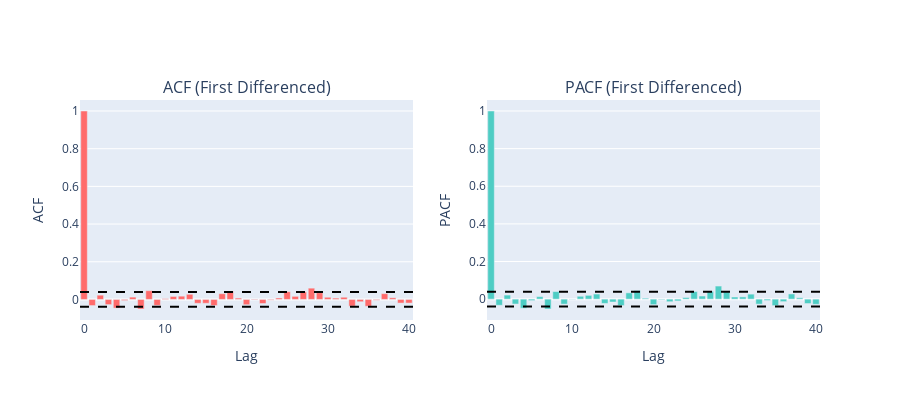

The code cell stored with this chart in its notebook:
### Code cell
# Plot ACF and PACF
fig = sp.make_subplots(
    rows=1, cols=2,
    subplot_titles=('ACF (First Differenced)', 'PACF (First Differenced)'),
    specs=[[{'secondary_y': False}, {'secondary_y': False}]]
)

# ACF
lags_range = np.arange(len(acf_values))
fig.add_trace(
    go.Bar(x=lags_range, y=acf_values, name='ACF', marker=dict(color='#FF6B6B')),
    row=1, col=1
)
fig.add_hline(y=conf_int, line_dash="dash", line_color="black", row=1, col=1)
fig.add_hline(y=-conf_int, line_dash="dash", line_color="black", row=1, col=1)

# PACF
fig.add_trace(
    go.Bar(x=lags_range, y=pacf_values, name='PACF', marker=dict(color='#4ECDC4')),
    row=1, col=2
)
fig.add_hline(y=conf_int, line_dash="dash", line_color="black", row=1, col=2)
fig.add_hline(y=-conf_int, line_dash="dash", line_color="black", row=1, col=2)

fig.update_xaxes(title_text="Lag", row=1, col=1)
fig.update_xaxes(title_text="Lag", row=1, col=2)
fig.update_yaxes(title_text="ACF", row=1, col=1)
fig.update_yaxes(title_text="PACF", row=1, col=2)
fig.update_layout(height=400, hovermode='x unified', showlegend=False)
fig.show()

print(f"\nACF/PACF Values (Lags 1-10):")
acf_pacf_df = pd.DataFrame({
    'Lag': range(1, 11),
    'ACF': acf_values[1:11],
    'PACF': pacf_values[1:11],
    'Significant': ['Yes' if abs(acf_values[i]) > conf_int or abs(pacf_values[i]) > conf_int else 'No' for i in range(1, 11)]
})
print(acf_pacf_df.to_string(index=False))

### Figure 1 — Plotly figure (JSON) as saved in the notebook; plotly's stock layout.template omitted (floating-point values rounded to 4 significant figures)
{"data": [{"marker": {"color": "#FF6B6B"}, "name": "ACF", "type": "bar", "x": [0, 1, 2, 3, 4, 5, 6, 7, 8, 9, 10, 11, 12, 13, 14, 15, 16, 17, 18, 19, 20, 21, 22, 23, 24, 25, 26, 27, 28, 29, 30, 31, 32, 33, 34, 35, 36, 37, 38, 39, 40], "xaxis": "x", "y": [1.0, -0.03251, 0.02265, -0.02745, -0.04589, -0.005873, 0.0124, -0.05073, 0.04652, -0.03151, 0.004123, 0.01594, 0.01737, 0.0274, -0.02056, -0.02035, -0.03222, 0.03043, 0.0443, 0.007347, -0.0282, -0.002903, -0.02167, -0.003686, 0.007743, 0.04119, 0.0164, 0.04024, 0.05992, 0.036, 0.01159, 0.007036, 0.01173, -0.03589, -0.01225, -0.03633, -0.004318, 0.03062, 0.008794, -0.01931, -0.01927], "yaxis": "y"}, {"marker": {"color": "#4ECDC4"}, "name": "PACF", "type": "bar", "x": [0, 1, 2, 3, 4, 5, 6, 7, 8, 9, 10, 11, 12, 13, 14, 15, 16, 17, 18, 19, 20, 21, 22, 23, 24, 25, 26, 27, 28, 29, 30, 31, 32, 33, 34, 35, 36, 37, 38, 39, 40], "xaxis": "x2", "y": [1.0, -0.03251, 0.02162, -0.02607, -0.04817, -0.007742, 0.01335, -0.05242, 0.04031, -0.02666, -0.001334, 0.01521, 0.02009, 0.02712, -0.0228, -0.01533, -0.03406, 0.03344, 0.04568, 0.004961, -0.02933, -0.003114, -0.01384, -0.009415, 0.008736, 0.04038, 0.0165, 0.04163, 0.06955, 0.03952, 0.01139, 0.01204, 0.02664, -0.02665, -0.007442, -0.03437, -0.01324, 0.0276, 0.007316, -0.02342, -0.02754], "yaxis": "y2"}], "layout": {"annotations": [{"font": {"size": 16}, "showarrow": false, "text": "ACF (First Differenced)", "x": 0.225, "xanchor": "center", "xref": "paper", "y": 1, "yanchor": "bottom", "yref": "paper"}, {"font": {"size": 16}, "showarrow": false, "text": "PACF (First Differenced)", "x": 0.775, "xanchor": "center", "xref": "paper", "y": 1, "yanchor": "bottom", "yref": "paper"}], "height": 400, "hovermode": "x unified", "shapes": [{"line": {"color": "black", "dash": "dash"}, "type": "line", "x0": 0, "x1": 1, "xref": "x domain", "y0": 0.03909, "y1": 0.03909, "yref": "y"}, {"line": {"color": "black", "dash": "dash"}, "type": "line", "x0": 0, "x1": 1, "xref": "x domain", "y0": -0.03909, "y1": -0.03909, "yref": "y"}, {"line": {"color": "black", "dash": "dash"}, "type": "line", "x0": 0, "x1": 1, "xref": "x2 domain", "y0": 0.03909, "y1": 0.03909, "yref": "y2"}, {"line": {"color": "black", "dash": "dash"}, "type": "line", "x0": 0, "x1": 1, "xref": "x2 domain", "y0": -0.03909, "y1": -0.03909, "yref": "y2"}], "showlegend": false, "xaxis": {"anchor": "y", "domain": [0, 0.45], "title": {"text": "Lag"}}, "xaxis2": {"anchor": "y2", "domain": [0.55, 1], "title": {"text": "Lag"}}, "yaxis": {"anchor": "x", "domain": [0, 1], "title": {"text": "ACF"}}, "yaxis2": {"anchor": "x2", "domain": [0, 1], "title": {"text": "PACF"}}}}
